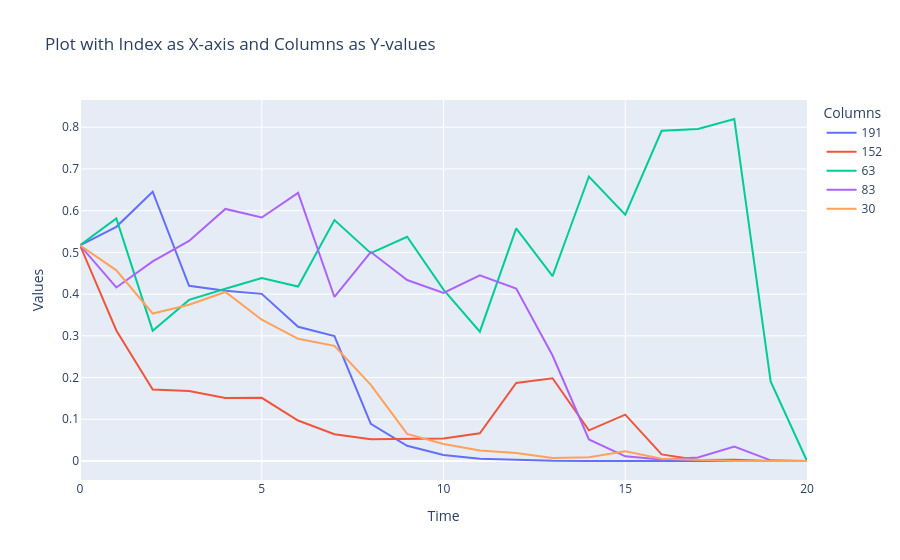

The notebook cell saved with this chart:
### Code cell
fig = go.Figure()

# Add traces for each column
for column in deltas.columns[values]:
    fig.add_trace(go.Scatter(x=deltas.index, y=deltas[column], mode='lines', name=column))

# Update layout
fig.update_layout(
    title='Plot with Index as X-axis and Columns as Y-values',
    xaxis_title='Time',
    yaxis_title='Values',
    template='plotly',
    legend=dict(title='Columns'),
)

# Show the plot
fig.show()

### Figure 1 — Plotly figure (JSON) as saved in the notebook; plotly's stock layout.template omitted (floating-point values rounded to 4 significant figures)
{"data": [{"mode": "lines", "name": "191", "type": "scatter", "x": [0, 1, 2, 3, 4, 5, 6, 7, 8, 9, 10, 11, 12, 13, 14, 15, 16, 17, 18, 19, 20], "y": [0.5169, 0.5612, 0.6454, 0.4198, 0.4078, 0.4005, 0.3216, 0.2992, 0.08918, 0.03655, 0.01464, 0.005293, 0.003213, 0.0003093, 5.112e-05, 5.326e-06, 9.319e-08, 5.101e-09, 6.094e-14, 3.097e-31, 0]}, {"mode": "lines", "name": "152", "type": "scatter", "x": [0, 1, 2, 3, 4, 5, 6, 7, 8, 9, 10, 11, 12, 13, 14, 15, 16, 17, 18, 19, 20], "y": [0.5169, 0.3128, 0.1711, 0.1675, 0.1512, 0.1513, 0.0971, 0.06436, 0.05237, 0.05293, 0.05414, 0.06647, 0.187, 0.1984, 0.07355, 0.111, 0.01587, 0.002141, 0.002763, 1.56e-06, 0]}, {"mode": "lines", "name": "63", "type": "scatter", "x": [0, 1, 2, 3, 4, 5, 6, 7, 8, 9, 10, 11, 12, 13, 14, 15, 16, 17, 18, 19, 20], "y": [0.5169, 0.5816, 0.3124, 0.3862, 0.4128, 0.4387, 0.4181, 0.5775, 0.4982, 0.5374, 0.4107, 0.3099, 0.5573, 0.4429, 0.6818, 0.5905, 0.7912, 0.7957, 0.8196, 0.1908, 0]}, {"mode": "lines", "name": "83", "type": "scatter", "x": [0, 1, 2, 3, 4, 5, 6, 7, 8, 9, 10, 11, 12, 13, 14, 15, 16, 17, 18, 19, 20], "y": [0.5169, 0.4158, 0.4783, 0.5275, 0.6041, 0.5835, 0.6425, 0.3931, 0.5008, 0.4338, 0.4027, 0.4451, 0.4132, 0.2528, 0.05177, 0.01127, 0.003438, 0.00862, 0.03456, 0.001575, 0]}, {"mode": "lines", "name": "30", "type": "scatter", "x": [0, 1, 2, 3, 4, 5, 6, 7, 8, 9, 10, 11, 12, 13, 14, 15, 16, 17, 18, 19, 20], "y": [0.5169, 0.4569, 0.3535, 0.3745, 0.4052, 0.3385, 0.2928, 0.2759, 0.1824, 0.06502, 0.04091, 0.02514, 0.01892, 0.006981, 0.008836, 0.02306, 0.005203, 0.002979, 2.188e-06, 2.708e-09, 0]}], "layout": {"legend": {"title": {"text": "Columns"}}, "title": {"text": "Plot with Index as X-axis and Columns as Y-values"}, "xaxis": {"title": {"text": "Time"}}, "yaxis": {"title": {"text": "Values"}}}}
